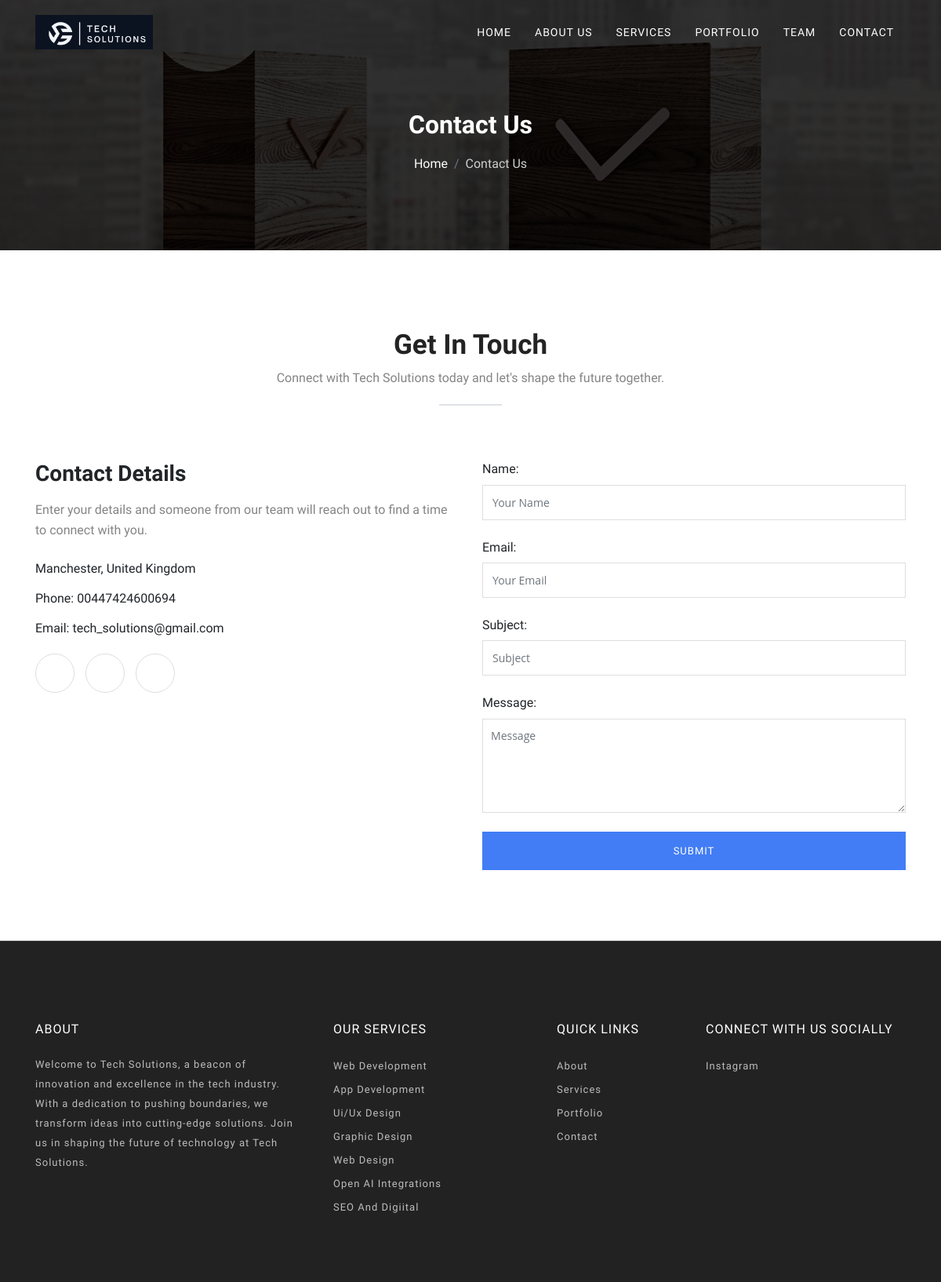
The app's page /contact/, older data.
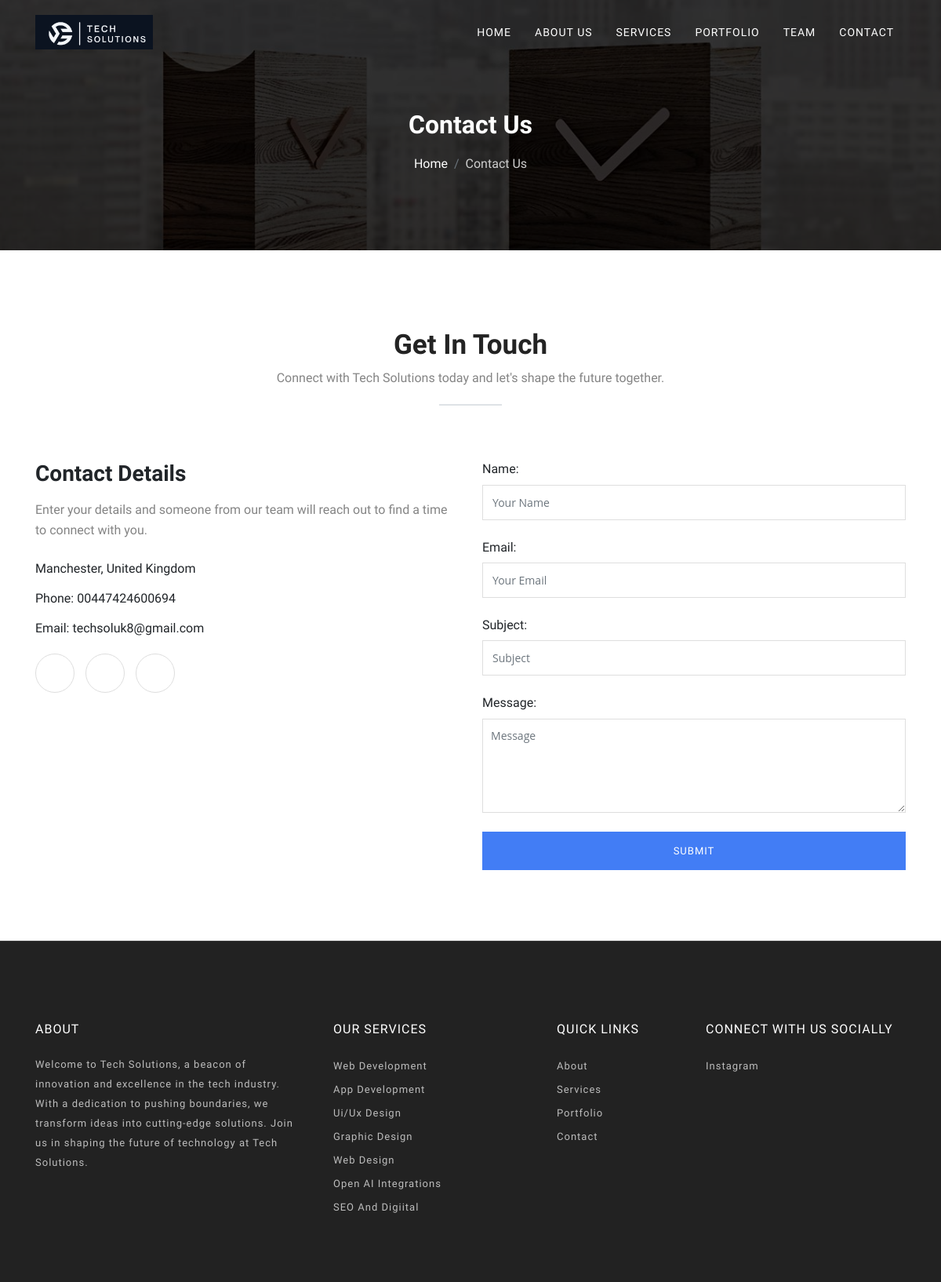
The same page, newer data.
### website/models.py (models this page shows, shortened)
class SingletonModel(models.Model):
    class Meta:
        abstract = True
    @classmethod
    def load(cls):
        obj, created = cls.objects.get_or_create(pk=1)
        return obj

class Company(SingletonModel):
    happy_clients = models.IntegerField(null=True, blank=True)
    project_completed = models.IntegerField(null=True, blank=True)
    positive_feedback = models.IntegerField(null=True, blank=True)
    years_of_experience = models.IntegerField(null=True, blank=True)
    address = models.CharField(max_length=1000, null=True, blank=True)
    phone = models.CharField(max_length=100, null=True, blank=True)
    email = models.EmailField(blank=True, null=True)
    facebook_profile = models.URLField(blank=True, null=True)
    insta_profile = models.URLField(blank=True, null=True)
    linkedin_profile = models.URLField(blank=True, null=True)
    class Meta:
        verbose_name = 'Company'
        verbose_name_plural = 'Companies'

### website/views.py (the view, shortened to what this page needs)
# urls.py: path('contact/', ContactFormView.as_view(), name='contact'),
class ContactFormView(TemplateView):
    def get(self, request, *args, **kwargs):
        form = ContactForm()
        company = Company.load()
        return render(request, 'contact.html', {'form': form, 'company':company})

### website/forms.py
class ContactForm(forms.ModelForm):
    class Meta:
        model = Contact
        fields = '__all__'
        widgets = {
            'name': forms.TextInput(attrs={'class': 'form-control', 'placeholder': 'Your Name', 'required': True}),
            'email': forms.EmailInput(attrs={'class': 'form-control', 'placeholder': 'Your Email', 'required': True}),
            'subject': forms.TextInput(attrs={'class': 'form-control', 'placeholder': 'Subject', 'required': True}),
            'message': forms.Textarea(attrs={'class': 'form-control', 'placeholder': 'Message', 'rows': 6, 'required': True}),
        }

### templates/contact.html (shortened to what this page needs)
{% extends 'base.html'%}
{% load static %}
{% block content %}
<div>
  <section class="single-page-header">
    <div class="container">
      <div class="row">
        <div class="col-md-12">
          <h2>Contact Us</h2>
          <ol class="breadcrumb header-bradcrumb justify-content-center">
            <li class="breadcrumb-item"><a href="index-2.html" class="text-white">Home</a></li>
            <li class="breadcrumb-item active" aria-current="page">Contact Us</li>
          </ol>
        </div>
      </div>
    </div>
  </section>
  <section class="contact-us" id="contact">
    <div class="container">
      <div class="row justify-content-center">
        <div class="col-xl-6 col-lg-8">
          <div class="title text-center">
            <h2>Get In Touch</h2>
            <p>Connect with Tech Solutions today and let's shape the future together.</p>
            <div class="border"></div>
          </div>
        </div>
      </div>
      <div class="row">
        <div class="contact-details col-md-6 ">
          <h3 class="mb-3">Contact Details</h3>
          <p>Enter your details and someone from our team will reach out to find a time to connect with you.</p>
          <ul class="contact-short-info mt-4">
            <li class="mb-3">
              <span>{{company.address}}</span>
            </li>
            <li class="mb-3">
              <span>Phone: {{company.phone}}</span>
            </li>
            <li>
              <span>Email: {{company.email}}</span>
            </li>
          </ul>
          <div class="social-icon">
            <ul>
              <li><a href="{{company.facebook_profile}}" target="_blank"></a></li>
              <li><a href="{{company.insta_profile}}" target="_blank"></a></li>
              <li><a href="{{company.linkedin_profile}}" target="_blank"></a></li>
            </ul>
          </div>
        </div>
        <div class="contact-form col-md-6 ">
          <form id="contact-form" method="post" role="form">
            <div class="form-group mb-4">
                {{ form.name.label_tag }}
                {{ form.name }}
            </div>
            <div class="form-group mb-4">
                {{ form.email.label_tag }}
                {{ form.email }}
            </div>
            <div class="form-group mb-4">
                {{ form.subject.label_tag }}
                {{ form.subject }}
            </div>
            <div class="form-group mb-4">
                {{ form.message.label_tag }}
                {{ form.message }}
            </div>
            <div id="cf-submit">
                <input type="submit" id="contact-submit" class="btn btn-transparent" value="Submit">
            </div>
        </form>
        </div>
      </div>
    </div>
  </section>
</div>
{% endblock %}

### templates/base.html (shortened to what this page needs)
<!DOCTYPE html>
<html lang="en">
{% load static %}
<head>
  <link rel="stylesheet" href="{% static 'plugins/themefisher-font/style.css' %}">
  <link rel="stylesheet" href="{% static 'plugins/bootstrap/bootstrap.min.css' %}">
  <link rel="stylesheet" href="{% static 'plugins/lightbox2/css/lightbox.min.css'%}">
  <link rel="stylesheet" href="{% static 'plugins/animate/animate.css' %}">
  <link rel="stylesheet" href="{% static 'plugins/slick/slick.css' %}">
  <link rel="stylesheet" href="{% static 'css/style.css' %}">
</head>
<body id="body">
  {% include 'navbar.html'%}
  {% block content %}
  {% endblock %}
  <footer id="footer" class="bg-one">
    <div class="top-footer">
      <div class="container">
        <div class="row justify-content-around">
          <div class="col-lg-4 col-md-6 mb-5 mb-lg-0">
            <h3>about</h3>
            <p>Welcome to Tech Solutions, a beacon of innovation and excellence in the tech industry. With a dedication to pushing boundaries, we transform ideas into cutting-edge
              solutions. Join us in shaping the future of technology at Tech Solutions.</p>
          </div>
          <div class="col-lg-3 col-md-6 mb-5 mb-lg-0">
            <ul>
              <li>
                <h3>Our Services</h3>
              </li>
              <li><a href="{%url 'service' %}">Web Development</a></li>
              <li><a href="{%url 'service' %}">App Development</a></li>
              <li><a href="{% url 'service' %}">Ui/Ux Design</a></li>
              <li><a href="{%url 'service' %}">Graphic Design</a></li>
              <li><a href="{%url 'service' %}">Web Design</a></li>
              <li><a href="{%url 'service' %}">Open AI Integrations</a></li>
              <li><a href="{%url 'service' %}">SEO and Digiital</a></li>
            </ul>
          </div>
          <div class="col-lg-2 col-md-6 mb-5 mb-md-0">
            <ul>
              <li>
                <h3>Quick Links</h3>
              </li>
              <li><a href="{% url 'about' %}">About</a></li>
              <li><a href="{% url 'service' %}">Services</a></li>
              <li><a href="{% url 'portfolio' %}">Portfolio</a></li>
              <li><a href="{% url 'contact' %}">Contact</a></li>
            </ul>
          </div>
          <div class="col-lg-3 col-md-6">
            <ul>
              <li>
                <h3>Connect with us Socially</h3>
              </li>
              <li><a href="{{company.insta_profile}}" target="_blank">Instagram</a></li>
            </ul>
          </div>
        </div>
      </div>
    </div>
  </footer>
</body>
</html>

### templates/navbar.html (shortened to what this page needs)
{% load static %}
<header class="navigation fixed-top">
    <div class="container">
      <nav class="navbar navbar-expand-lg navbar-light px-0">
        <a class="navbar-brand logo" href="{% url 'index' %}">
          <img loading="lazy" class="logo-white" src="{% static 'images/logo-white.png' %}" alt="logo" />
        </a>
        <div class="collapse navbar-collapse" id="navigation">
          <ul class="navbar-nav ml-auto text-center">
            <li class="nav-item ">
              <a class="nav-link" href="{% url 'index' %}">Home</a>
            </li>
            <li class="nav-item ">
              <a class="nav-link" href="{% url 'about' %}">About Us</a>
            </li>
            <li class="nav-item ">
              <a class="nav-link" href="{% url 'service' %}">Services</a>
            </li>
            <li class="nav-item ">
              <a class="nav-link" href="{% url 'portfolio' %}">Portfolio</a>
            </li>
            <li class="nav-item ">
              <a class="nav-link" href="{% url 'team' %}">Team</a>
            </li>
            <li class="nav-item ">
              <a class="nav-link" href="{% url 'contact' %}">Contact</a>
            </li>
          </ul>
        </div>
      </nav>
    </div>
  </header>

### static/css/style.css (style rules this page uses)
body { line-height: 1.4; font-family: "Source Sans Pro", sans-serif; -webkit-font-smoothing: antialiased; }
p { font-family: "Source Sans Pro", sans-serif; color: #848484; font-size: 16px; line-height: 1.65; }
h1, h2, h3, h4, h5, h6 { font-family: "Catamaran", sans-serif; font-weight: 600; }
ol, ul { margin: 0; padding: 0; list-style: none; }
a { transition: all .3s ease-in 0s; }
a, a:focus, a:hover { text-decoration: none; outline: 0; }
.btn-transparent { color: #fff; border: 1px solid #fff; display: inline-block; font-size: 13px; letter-spacing: 1px; padding: 14px 35px; text-transform: uppercase; border-radius: 40px; }
.title { padding-bottom: 50px; overflow: hidden; }
.title h2 { font-weight: 600; font-size: 35px; color: #232323; }
.title p { color: #848484; margin: 0 auto; }
.border { height: 2px; margin: 20px auto 20px; position: relative; width: 80px; background: #427df5; }
.header-bradcrumb { background: transparent; }
.header-bradcrumb a, .header-bradcrumb .active { color: #cfcfcf; font-weight: 200; font-family: "Source Sans Pro", sans-serif; }
.logo { display: inline-block; }
.single-page-header { background-image: url("../images/about/about-header.jpg"); background-size: cover; padding: 140px 0 70px; text-align: center; color: #fff; position: relative; }
.single-page-header:before { background: rgba(0, 0, 0, 0.8); position: absolute; content: ''; top: 0; right: 0; left: 0; bottom: 0; }
.navigation { transition: .3s all; }
.navigation .navbar-light .navbar-nav .nav-item .nav-link { color: #fff; font-size: 14px; line-height: 26px; padding: 20px 15px; text-transform: uppercase; letter-spacing: 1px; transition: .2s ease-in-out 0s; }
.navbar-brand { height: auto; padding: 8px 0; }
.logo img { width: 150px; }
.contact-us { padding: 100px 0 50px 0; }
.contact-form { margin-bottom: 40px; }
.contact-form .form-control { background-color: transparent; border: 1px solid #dedede; box-shadow: none; height: 45px !important; color: #0c0c0c; height: 38px; font-family: 'Open Sans', sans-serif; font-size: 14px; border-radius: 0; }
.contact-form #contact-submit { border: none; padding: 15px 0; width: 100%; margin: 0; background: #427df5; color: #fff; border-radius: 0; }
.contact-form textarea.form-control { padding: 10px; height: 120px !important; outline: none; }
.contact-details .contact-short-info { margin-top: 15px; }
.contact-details .contact-short-info li { margin-bottom: 6px; }
.social-icon { margin-top: 20px; }
.social-icon ul li { display: inline-block; margin-right: 10px; }
.social-icon ul li a { display: block; height: 50px; width: 50px; border-radius: 50%; border: 1px solid #dedede; text-align: center; }
.top-footer { background-color: #222222; border-top: 1px solid #404040; padding: 100px 0 80px; }
.top-footer h3 { font-size: 16px; line-height: 1.5; color: #fff; font-weight: 400; text-transform: uppercase; letter-spacing: 1px; margin-bottom: 20px; }
.top-footer p { font-size: 13px; line-height: 25px; color: #bdbdbd; font-weight: 300; letter-spacing: 1px; padding-right: 20px; }
.top-footer li a { font-size: 13px; line-height: 30px; color: #bdbdbd; font-weight: 300; letter-spacing: 1px; text-transform: capitalize; transition: color .3s; font-family: "Source Sans Pro", sans-serif; display: block; }

Row changes from the older to the newer data that the page shows:
changed Company "Manchester, United Kingdom": email "tech_solutions@gmail.com" → "techsoluk8@gmail.com"
